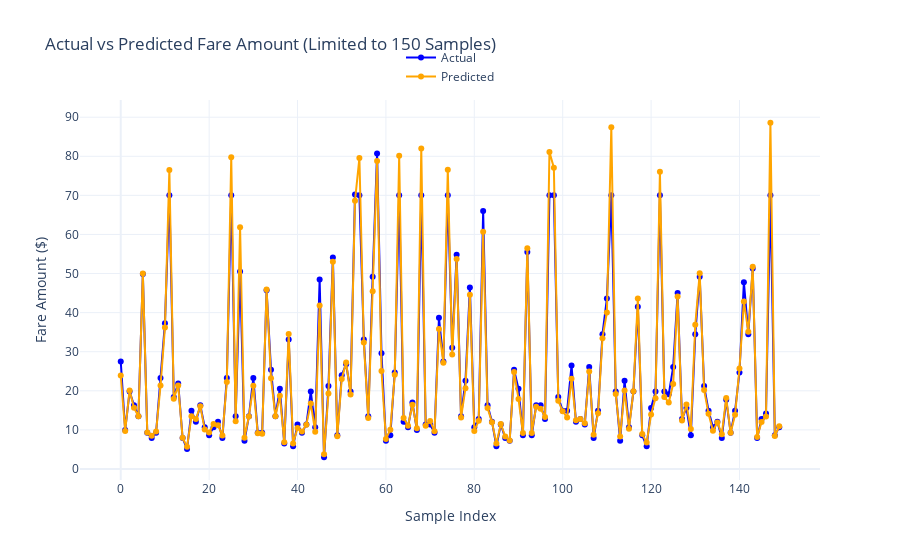

The notebook cell saved with this chart:
### Code cell
from sklearn.linear_model import Ridge
from data import *
from model import *

taxi_type = YELLOW
train_sql = getSqlForModeling(taxi_type, isTrain=True)
test_sql = getSqlForModeling(taxi_type, isTrain=False)


model = Ridge(alpha=1, solver='auto')

# Training
with DR.engn.connect() as conn:
    processed = 0
    for df in pd.read_sql(train_sql, conn, chunksize=CHUNK_SIZE):
        processed += len(df)
        X = df[FEATURES]
        y = df[VARIABLE]

        model.fit(X, y)
        O.out(f'Trained {processed} rows')

storeModel(model, f'{taxi_type}_{VARIABLE}_{RIDGE}')

# Predictions
with DR.engn.connect() as conn:
    processed = 0
    y_test = []
    y_pred = []
    for df in pd.read_sql(test_sql, conn, chunksize=CHUNK_SIZE):
        processed += len(df)
        X = df[FEATURES]
        y_test.append(df[VARIABLE])

        y_pred.append(model.predict(X))
        O.out(f'Predicted {processed} rows')

# Performance
merged_y_test = pd.concat(y_test, ignore_index=True)
merged_y_pred = np.concatenate(y_pred)

showPerformance(merged_y_test, merged_y_pred)

### Figure 1 — Plotly figure (JSON) as saved in the notebook; plotly's stock layout.template omitted (floating-point values rounded to 4 significant figures; data arrays with more than 128 entries replaced by an {"elided": "..."} marker saying what was removed)
{"data": [{"line": {"color": "blue"}, "mode": "lines+markers", "name": "Actual", "type": "scatter", "x": {"elided": "150 int values"}, "y": {"elided": "150 float values"}}, {"line": {"color": "orange"}, "mode": "lines+markers", "name": "Predicted", "type": "scatter", "x": {"elided": "150 int values"}, "y": {"elided": "150 float values"}}], "layout": {"legend": {"x": 0.5, "xanchor": "center", "y": 1.15, "yanchor": "top"}, "title": {"text": "Actual vs Predicted Fare Amount (Limited to 150 Samples)"}, "xaxis": {"title": {"text": "Sample Index"}}, "yaxis": {"title": {"text": "Fare Amount ($)"}}}}
